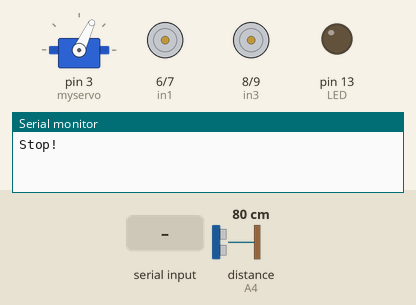
The sketch below on a simulated Arduino Uno, built with avr-gcc and run on an emulated ATmega328P. Parts: servo, motor-driver pin pairs drawn as motors (green arrow = first pin HIGH = forward, orange = second pin HIGH = backward, longer = more drive, scaled by the enable pin), output pins drawn as LEDs (lit = HIGH), the last lines printed to the serial monitor. Wiring (inferred from the names in the program): ultrasonic range finder: trigger A5; echo A4. Inputs (shaded band) come from the test bench; at power-on: distance to the obstacle (sensor on A4) 80 cm. The echo pulse lasts 58.3 µs per cm; pins used as bus, display or sensor lines are not drawn.

Above: at 1.7 s.
1.8 s: "a" received over Serial
At 2.9 s:
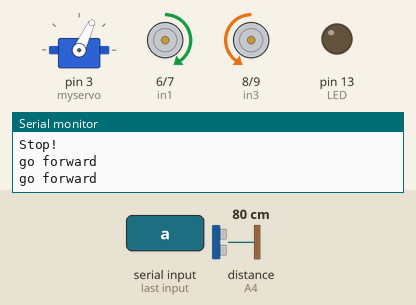
3.8 s: distance to the obstacle (sensor on A4) set to 36 cm
5.3 s: distance to the obstacle (sensor on A4) set to 29 cm
At 7.0 s:
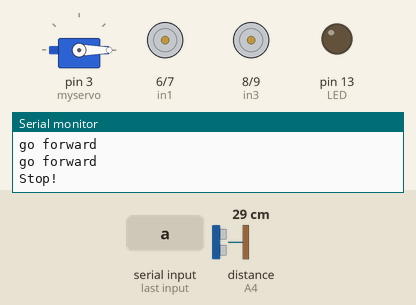
8.3 s: distance to the obstacle (sensor on A4) set to 35 cm
At 11.2 s:
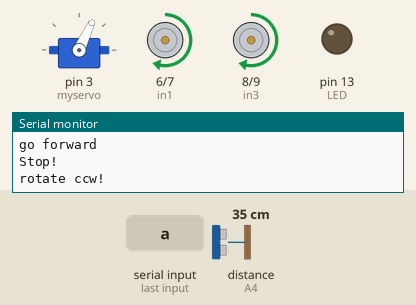
11.3 s: "m" received over Serial
At 12.5 s:
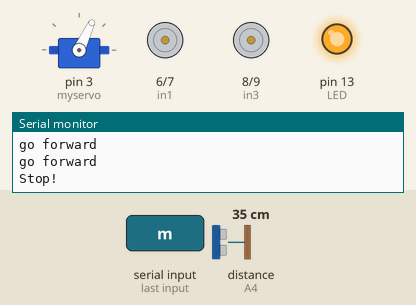
13.7 s: "b" received over Serial
At 14.8 s:
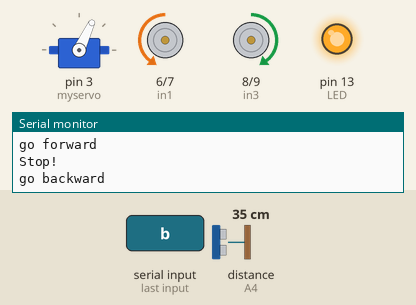
Timing chart, 0 to 16.2 s (numbered marks = the images above; inputs shaded):
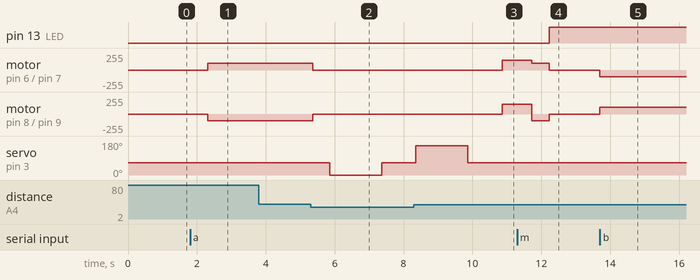

Measured:
- the behaviour switches between 32 and 31 cm on distance to the obstacle (sensor on A4) (found by bisection; images 1 and 2)
- after the input at 1.8 s, motor on pin 6 (in1) / pin 7 (in2): stopped → forward 100/255 after 0.51 s; motor on pin 8 (in3) / pin 9 (in4): stopped → backward 100/255 after 0.51 s
- after the input at 5.3 s, motor on pin 6 (in1) / pin 7 (in2): forward 100/255 → stopped after 0.06 s; motor on pin 8 (in3) / pin 9 (in4): backward 100/255 → stopped after 0.06 s; servo on pin 3 (myservo): 65° → 0° after 0.56 s, → 65° 1.5 s later
- after the input at 8.3 s, motor on pin 6 (in1) / pin 7 (in2), motor on pin 8 (in3) / pin 9 (in4): stopped → forward 150/255 after 2.6 s
- after the input at 11.3 s, pin 13 (LED): LOW → HIGH after 0.94 s
- after the input at 13.7 s, motor on pin 6 (in1) / pin 7 (in2): stopped → backward 100/255 at once; motor on pin 8 (in3) / pin 9 (in4): stopped → forward 100/255 at once

The sketch:

smart_car_sys.ino
```cpp
////////////////////////////////////////////////////////////////////////////
// Smart Car System
////////////////////////////////////////////////////////////////////////////

#include <Servo.h> //servo library

#define	MOTOR_RIGHT_FRONT		0x01
#define	MOTOR_RIGHT_REAR		0x02
#define	MOTOR_LEFT_FRONT		0x04
#define	MOTOR_LEFT_REAR			0x08

#define	MOTOR_RIGHT				(MOTOR_RIGHT_FRONT|MOTOR_RIGHT_REAR)
#define	MOTOR_LEFT				(MOTOR_LEFT_FRONT|MOTOR_LEFT_REAR)
#define	MOTOR_FRONT				(MOTOR_RIGHT_FRONT|MOTOR_LEFT_FRONT)
#define	MOTOR_REAR				(MOTOR_RIGHT_REAR|MOTOR_LEFT_REAR)

#define	MOTOR_SPEED				100	// 1-256

#define	MOTOR_DIR_STOP				(0)
#define	MOTOR_DIR_FWD				(1)
#define	MOTOR_DIR_REV				(2)

// state of motor
#define	STATE_MOTOR_STOP			(0)
#define	STATE_MOTOR_MOVING_FORWARD	(1)
#define	STATE_MOTOR_MOVING_BACKWARD	(2)
#define	STATE_MOTOR_TURNING_RIGHT	(3)
#define	STATE_MOTOR_TURNING_LEFT	(4)
#define	STATE_MOTOR_ROTATING_CW		(5)
#define	STATE_MOTOR_ROTATING_CCW	(6)

#define	CTRLMODE_AUTO_DRIVE			(0)
#define	CTRLMODE_MANUAL_DRIVE		(1)
#define	CTRLMODE_LINE_TRACKING		(2)

int LED=13;
volatile int state = LOW;
char getstr;
int in1=6;
int in2=7;
int in3=8;
int in4=9;
int ENA=5;
int ENB=11;
int ABS=100;
int Echo = A4;
int Trig = A5;
int rightDistance = 0,leftDistance = 0,middleDistance = 0 ;

Servo myservo; // create servo object to control servo

int	g_state_motor = STATE_MOTOR_STOP;
int g_motor_speed_right;
int g_motor_speed_left;
int	g_ctrl_mode = CTRLMODE_MANUAL_DRIVE;

void _servo_angle(int angle)
{
    myservo.write(angle-25);//setservo position according to scaled value
	// 25 is correction value
}

int _us_get_distance()
{
	digitalWrite(Trig, LOW);
	delayMicroseconds(2);
	digitalWrite(Trig, HIGH);
	delayMicroseconds(20);
	digitalWrite(Trig, LOW);
	float Fdistance = pulseIn(Echo, HIGH);
	Fdistance= Fdistance/58;

	return (int)Fdistance;
}

void _ctrl_motor_right(int dir, int speed)
{
	analogWrite(ENA, speed);
	g_motor_speed_right = speed;

	if(dir == MOTOR_DIR_FWD) {
		digitalWrite(in1,HIGH);
		digitalWrite(in2,LOW);
	}
	else if(dir == MOTOR_DIR_REV) {
		digitalWrite(in1,LOW);
		digitalWrite(in2,HIGH);
	}
}

void _ctrl_motor_left(int dir, int speed)
{
	analogWrite(ENB, speed);
	g_motor_speed_left = speed;

	if(dir == MOTOR_DIR_FWD) {
		digitalWrite(in3,LOW);
		digitalWrite(in4,HIGH);
	}
	else if(dir == MOTOR_DIR_REV) {
		digitalWrite(in3,HIGH);
		digitalWrite(in4,LOW);
	}
}

void _move_forward(int speed)
{
	_ctrl_motor_right(MOTOR_DIR_FWD, speed);
	_ctrl_motor_left(MOTOR_DIR_FWD, speed);

	g_state_motor = STATE_MOTOR_MOVING_FORWARD;

	Serial.println("go forward");
}

void _move_backward(int speed)
{
	_ctrl_motor_right(MOTOR_DIR_REV, speed);
	_ctrl_motor_left(MOTOR_DIR_REV, speed);

	g_state_motor = STATE_MOTOR_MOVING_BACKWARD;

	Serial.println("go backward");
}

void _turn_left(int dir, int speed, int level)
{
	int speed_right = speed + level;
	int speed_left = speed - level;
	if(speed_left < 0) {
		speed_left = 0;
	}

	_ctrl_motor_right(dir, speed_right);
	_ctrl_motor_left(dir, speed_left);

	g_state_motor = STATE_MOTOR_TURNING_LEFT;

	Serial.println("turn left!");
}

void _turn_right(int dir, int speed, int level)
{
	int speed_right = speed - level;
	int speed_left = speed + level;
	if(speed_right < 0) {
		speed_right = 0;
	}
	_ctrl_motor_right(dir, speed_right);
	_ctrl_motor_left(dir, speed_left);

	g_state_motor = STATE_MOTOR_TURNING_RIGHT;

	Serial.println("turn right!");
}

void _rotate_ccw(int speed)
{
	_ctrl_motor_right(MOTOR_DIR_FWD, speed);
	_ctrl_motor_left(MOTOR_DIR_REV, speed);

	g_state_motor = STATE_MOTOR_ROTATING_CCW;

	Serial.println("rotate ccw!");
}

void _rotate_cw(int speed)
{
	_ctrl_motor_right(MOTOR_DIR_REV, speed);
	_ctrl_motor_left(MOTOR_DIR_FWD, speed);

	g_state_motor = STATE_MOTOR_ROTATING_CW;

	Serial.println("rotate cw!");
}

void _stop()
{
	digitalWrite(ENA,LOW);
	digitalWrite(ENB,LOW);

	g_state_motor = STATE_MOTOR_STOP;

	Serial.println("Stop!");
}

void stateChange()
{
	state = !state;
	digitalWrite(LED, state);
}

// initialization
void setup()
{
	g_ctrl_mode = CTRLMODE_MANUAL_DRIVE;

	myservo.attach(3);// attach servo on pin 3 to servo object

	pinMode(Echo, INPUT);
	pinMode(Trig, OUTPUT);
	pinMode(LED, OUTPUT);
	Serial.begin(9600);
	pinMode(in1,OUTPUT);
	pinMode(in2,OUTPUT);
	pinMode(in3,OUTPUT);
	pinMode(in4,OUTPUT);
	pinMode(ENA,OUTPUT);
	pinMode(ENB,OUTPUT);


    _servo_angle(90);//********xxxxx setservo position according to scaled value
    delay(500);

	_stop();
}

// main loop
void loop()
{


	int dist = _us_get_distance();

	// Stop in case of obstacle
    if(dist <= 20) {
		if((g_state_motor==STATE_MOTOR_MOVING_FORWARD) ||
			(g_state_motor==STATE_MOTOR_TURNING_RIGHT) ||
			(g_state_motor==STATE_MOTOR_TURNING_LEFT))
		{
			_stop();
		}
	}

	if(getstr == 'a') {
		g_ctrl_mode = CTRLMODE_AUTO_DRIVE;
		_stop();
	}
	else if(getstr == 'm') {
		stateChange();
		g_ctrl_mode = CTRLMODE_MANUAL_DRIVE;
		_stop();
	}

	getstr = Serial.read();
	if(g_ctrl_mode == CTRLMODE_MANUAL_DRIVE) {
		if(getstr=='f') {
			_move_forward(MOTOR_SPEED);
		}
		else if(getstr=='b') {
			_move_backward(MOTOR_SPEED);
			delay(200);
		}
		else if(getstr=='l') {
			_rotate_ccw(130);
			delay(200);
		}
		else if(getstr=='r') {
			_rotate_cw(130);
			delay(200);
		}
		else if(getstr=='L') {
			_turn_left(MOTOR_DIR_FWD, 120, 70);
			delay(200);
		}
		else if(getstr=='R') {
			_turn_right(MOTOR_DIR_FWD, 120, 70);
			delay(200);
		}
		else if(getstr=='C') {
			_turn_left(MOTOR_DIR_REV, 120, 70);
			delay(200);
		}
		else if(getstr=='D') {
			_turn_right(MOTOR_DIR_REV, 120, 70);
			delay(200);
		}
		else if(getstr=='s') {
			_stop();
		}
		else if(getstr=='A') {
			stateChange();
		}
	}
	else if(g_ctrl_mode == CTRLMODE_AUTO_DRIVE) {
		_servo_angle(90);//setservo position according to scaled value
		delay(500);
		middleDistance = _us_get_distance();

		if(middleDistance<=30) {
			_stop();
			delay(500);
			_servo_angle(10);
			delay(1000);
			rightDistance = _us_get_distance();

			delay(500);
			_servo_angle(90);
			delay(1000);
			_servo_angle(180);
			delay(1000);
			leftDistance = _us_get_distance();

			delay(500);
			_servo_angle(90);
			delay(1000);
			if(rightDistance>leftDistance) {
				_rotate_cw(150);
				delay(360);
			}
			else if(rightDistance<leftDistance) {
				_rotate_ccw(150);
				delay(360);
			}
			else if((rightDistance<=30)||(leftDistance<=30)) {
				_move_backward(MOTOR_SPEED);
				delay(180);
			}
			else {
				_move_forward(MOTOR_SPEED);
			}
		}
		else {
			_move_forward(MOTOR_SPEED);
		}
	}
}
```
